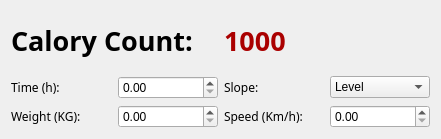
<?xml version="1.0" encoding="UTF-8"?>
<ui version="4.0">
 <class>Widget</class>
 <widget class="QWidget" name="Widget">
  <property name="geometry">
   <rect>
    <x>0</x>
    <y>0</y>
    <width>441</width>
    <height>139</height>
   </rect>
  </property>
  <property name="windowTitle">
   <string>Calory Counter</string>
  </property>
  <layout class="QVBoxLayout" name="verticalLayout">
   <item>
    <layout class="QHBoxLayout" name="horizontalLayout_7">
     <item>
      <widget class="QLabel" name="label">
       <property name="font">
        <font>
         <family>Blinker</family>
         <pointsize>20</pointsize>
         <bold>true</bold>
        </font>
       </property>
       <property name="text">
        <string>Calory Count: </string>
       </property>
      </widget>
     </item>
     <item>
      <widget class="QLabel" name="CaloryCountLabel">
       <property name="font">
        <font>
         <family>Blinker</family>
         <pointsize>20</pointsize>
         <bold>true</bold>
        </font>
       </property>
       <property name="styleSheet">
        <string notr="true">color: rgb(170, 0, 0);</string>
       </property>
       <property name="text">
        <string>1000</string>
       </property>
      </widget>
     </item>
    </layout>
   </item>
   <item>
    <layout class="QHBoxLayout" name="horizontalLayout_6">
     <item>
      <layout class="QHBoxLayout" name="horizontalLayout">
       <item>
        <widget class="QLabel" name="label_3">
         <property name="font">
          <font>
           <family>Blinker</family>
          </font>
         </property>
         <property name="text">
          <string>Time (h): </string>
         </property>
        </widget>
       </item>
       <item>
        <widget class="QDoubleSpinBox" name="TimeSpinBox"/>
       </item>
      </layout>
     </item>
     <item>
      <layout class="QHBoxLayout" name="horizontalLayout_3">
       <item>
        <widget class="QLabel" name="label_5">
         <property name="font">
          <font>
           <family>Blinker</family>
          </font>
         </property>
         <property name="text">
          <string>Slope:</string>
         </property>
        </widget>
       </item>
       <item>
        <widget class="QComboBox" name="SlopeComboBox">
         <item>
          <property name="text">
           <string>Level</string>
          </property>
         </item>
        </widget>
       </item>
      </layout>
     </item>
    </layout>
   </item>
   <item>
    <layout class="QHBoxLayout" name="horizontalLayout_5">
     <item>
      <layout class="QHBoxLayout" name="horizontalLayout_2">
       <item>
        <widget class="QLabel" name="label_4">
         <property name="font">
          <font>
           <family>Blinker</family>
          </font>
         </property>
         <property name="text">
          <string>Weight (KG): </string>
         </property>
        </widget>
       </item>
       <item>
        <widget class="QDoubleSpinBox" name="WeightSpinBox"/>
       </item>
      </layout>
     </item>
     <item>
      <layout class="QHBoxLayout" name="horizontalLayout_4">
       <item>
        <widget class="QLabel" name="label_6">
         <property name="font">
          <font>
           <family>Blinker</family>
          </font>
         </property>
         <property name="text">
          <string>Speed (Km/h):</string>
         </property>
        </widget>
       </item>
       <item>
        <widget class="QDoubleSpinBox" name="SpeedSpinBox"/>
       </item>
      </layout>
     </item>
    </layout>
   </item>
  </layout>
 </widget>
 <resources/>
 <connections/>
</ui>
